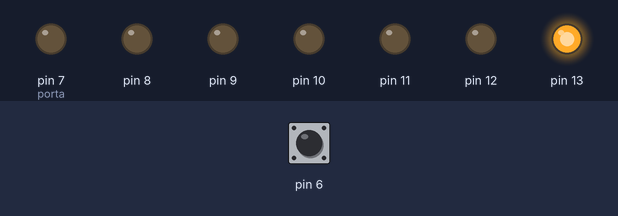
Simulated run of this sketch. Board: Arduino Uno, built with avr-gcc and run on an emulated ATmega328P. On the bench: output pins drawn as LEDs (lit = HIGH). The test bench sets the inputs (shaded band); at power-on: pin 6 LOW.

Above: at 1.2 s.
1.3 s: pin 6 driven HIGH
At 2.4 s:
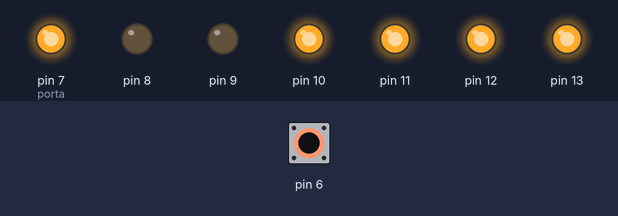
2.8 s: pin 6 pulsed LOW 5 times (0.12 s each, 0.3 s apart)
At 4.7 s:
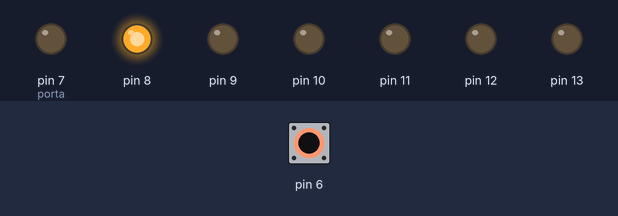
5.8 s: pin 6 pulsed LOW 2 times (0.12 s each, 0.3 s apart)
At 7.5 s:
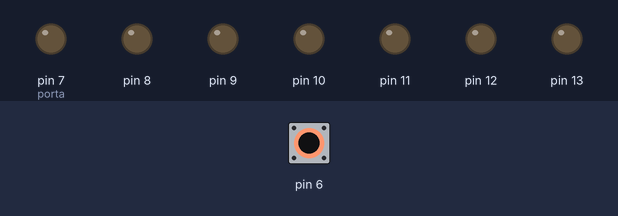
Timing chart, 0 to 9.0 s (numbered marks = the images above; inputs shaded):
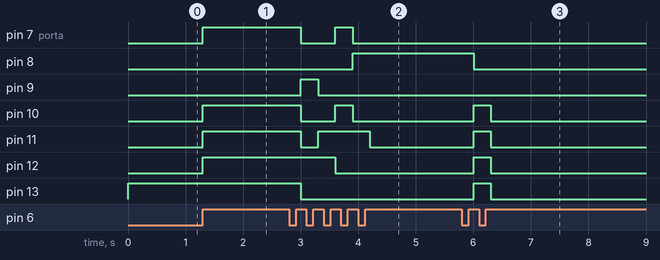

Measured:
- after the input at 1.3 s, pin 7 (porta), pin 10–12: LOW → HIGH at once
- after the input at 2.8 s, pin 7 (porta), pin 10: HIGH → LOW after 0.20 s, → HIGH 0.60 s later, → LOW 0.30 s later; pin 8: LOW → HIGH after 1.1 s; pin 9: LOW → HIGH after 0.20 s, → LOW 0.30 s later; pin 11: HIGH → LOW after 0.20 s, → HIGH 0.30 s later, → LOW 0.90 s later; pin 12: HIGH → LOW after 0.80 s
- after the input at 5.8 s, pin 8: HIGH → LOW after 0.20 s; pin 10–13: LOW → HIGH after 0.20 s, → LOW 0.30 s later

The sketch:

Contador_Display_Sete_Segmentos.ino
```cpp
byte zero[7] = {1,1,1,1,1,1,0};
byte um[7] = {0,1,1,0,0,0,0};
byte dois[7] = {1,1,0,1,1,0,1};
byte tres[7] = {1,1,1,1,0,0,1};
byte quatro[7] = {0,1,1,0,0,1,1};
byte cinco[7] = {1,0,1,1,0,1,1};
byte seis[7] = {1,0,1,1,1,1,1};
byte sete[7] = {1,1,1,0,0,0,0};
byte oito[7] = {1,1,1,1,1,1,1};
byte nove[7] = {1,1,1,0,0,1,1};
int ultLeitura = 0;
int contador = 0;
int leitura = 0;

void setup()
{
  for(int i = 7; i<14; i++){
  	pinMode(i, OUTPUT);
  }
  pinMode(6, INPUT);
}

void loop()
{
  leitura = digitalRead(6);
  if(ultLeitura != leitura) {
    if(leitura == HIGH) {
      contador += 1;
      if(contador > 9){
        contador = 0;
      }
    }
  }
  switch (contador) {
        case 0:
          acendeNumero(zero);
          break;
        case 1:
          acendeNumero(um);
          break;
        case 2:
          acendeNumero(dois);
          break;
        case 3:
          acendeNumero(tres);
          break;
        case 4:
          acendeNumero(quatro);
          break;
        case 5:
          acendeNumero(cinco);
          break;
        case 6:
          acendeNumero(seis);
          break;
        case 7:
          acendeNumero(sete);
          break;
        case 8:
          acendeNumero(oito);
          break;
        case 9:
          acendeNumero(nove);
          break;
      }
      ultLeitura = leitura;
      delay(100);
}

void acendeNumero(byte numero[7]) {
  int porta = 7;
  for(int j = 0; j < 8; j++){
        digitalWrite(porta, !numero[j]);
        porta++;
      }
}
```
